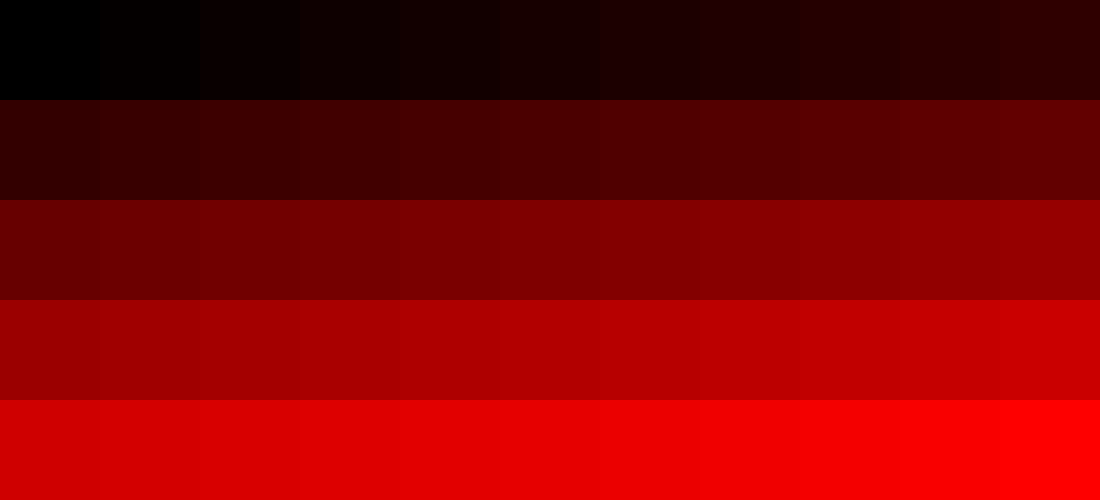
#> input picture OpenCV/red_palette.tif, 1100 x 500 px
$ python transform_red.py --image red_palette.tif
#> lines starting #> are read from the running program, lines starting #| are printed output that depends on the picture
import argparse
import cv2
import math
import numpy as np
import matplotlib.pyplot as plt
incoming =[13, 12, 12, 12, 14, 15, 15, 15, 15, 16, 18, 17, 15, 16, 16, 18, 19, 21, 22, 24, 27, 29, 28, 28, 30, 32, 34, 35, 38, 39, 42, 45, 48, 47, 47, 50, 52, 54, 56, 58, 60, 63, 66, 68, 65, 66, 68, 70, 72, 74, 75, 76, 78, 78, 79]
reference = [0, 4, 9, 14, 18, 23, 28, 32, 37, 42, 47, 51, 56, 61, 65, 70, 75, 80, 84, 89, 94, 98, 103, 108, 113, 117, 122, 127, 131, 136, 141, 146, 150, 155, 160, 164, 169, 174, 178, 183, 188, 193, 197, 202, 207, 211, 216, 221, 226, 230, 235, 240, 244, 249, 254]
print("\nincoming = ",incoming,"\n")
print("\nreference = ",reference,"\n")
x, y = zip(*sorted(zip(incoming, reference)))
xpoints = np.array(x)
ypoints = np.array(y)
plt.plot(xpoints, ypoints)
plt.show()
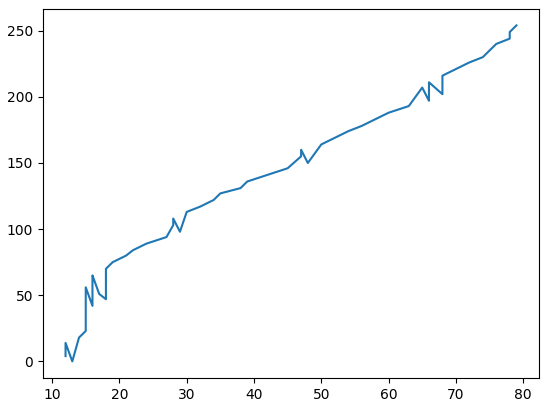
#> figure drawn by matplotlib, 1 panel
def average(indices):
    sum = 0
    avg = 0
    for i in indices:
        sum+=reference[i]
    avg = sum/len(indices)
    return avg
in_array = []
out_array = []
for value in range (256):
    in_array.append(value)
    if value in incoming:
        indices = [i for i, x in enumerate(incoming) if x == value]
        print("corresponding occurances of ",value," are, ",list(reference[i] for i in indices))
        print("average look up value of ", value ,"is, ", average(indices),"\n")
        out_array.append(average(indices))
    else:
        out_array.append(-1)

print("\nincoming = ",in_array)
print("\nreference = ",out_array)
################################################################################################################################################
incoming = in_array
reference = out_array
start_index = 0
end_index = 0
current_index  = 0

def approximate(start_index , end_index):
    if end_index < 256 and start_index!=-300:
        n1 = reference[start_index]
        n2 = reference[end_index]
        d1 = incoming[start_index]
        d2 = incoming[end_index]
        step_size = (n2 - n1) / (d2 - d1)
        for i in range (start_index+1 , end_index):
            reference[i]=(reference[i-1] + step_size)
    elif end_index >= 256 and start_index!=-300:
        for i in range (start_index+1 , 256):
            reference[i]=255
    elif end_index <256 and start_index==-300:
        for i in range(0,end_index):
            reference[i]=reference[end_index]

i = 0
while( i < 255):
    if reference[i] == -1:
        start_index = i - 1
        end_index = i
        while(reference[end_index] == -1):
            end_index+=1
            if end_index > 255:
                end_index = 300
                break
        i = end_index;
        if start_index < 0:
            start_index = -300
        #print("\n",start_index)
        #print("\n",end_index,"\n")
        approximate(start_index,end_index)
    i+=1
for i in range(256):
    reference[i] = round(reference[i])
print("\nreference = ",reference,"\n")

################################################################################################################################################

ap=argparse.ArgumentParser()
ap.add_argument("-i","--image",required=True,help="path to the image")
args=vars(ap.parse_args())
image=cv2.imread(args["image"])
#> image is the input picture: shape (500, 1100, 3); mean B, G, R 0, 0, 126.7
dim = (1100, 500) #width and height respectively
# resize image
image = cv2.resize(image, dim, interpolation = cv2.INTER_AREA)
height=image.shape[0]
#> height = 500
width =image.shape[1] # width of image
#> width = 1100
for i in range (height):
    for j in range (width):
        image[i,j,2] = reference[image[i,j,2]]
        image[i,j,1] -= 5
        image[i,j,0] -= 7
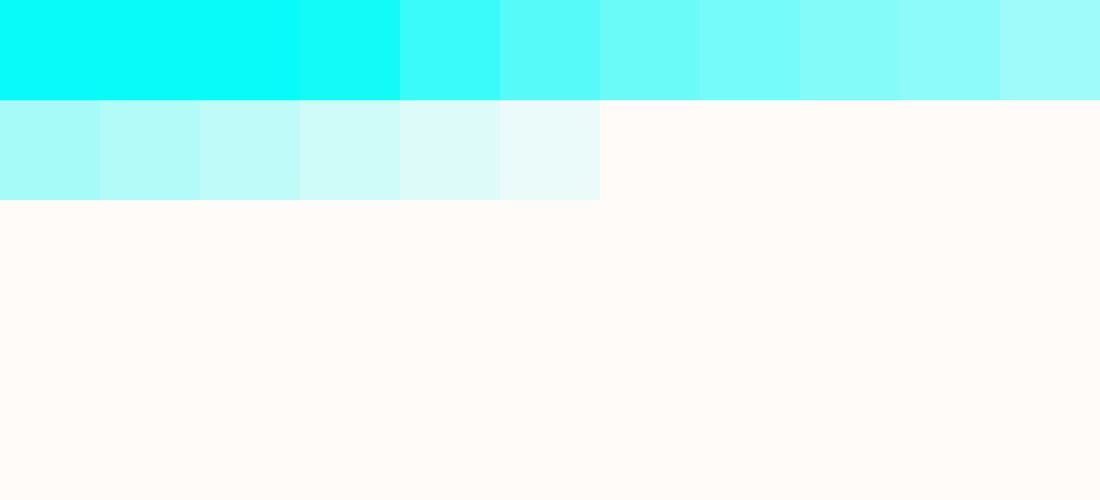
#> image: shape (500, 1100, 3); mean B, G, R 249, 251, 213.2
cv2.imshow("transformed",image)
reference_image = cv2.imread("/home/srikar/OpenCV/red_palette.tif")
incoming_image = cv2.imread("/home/srikar/OpenCV/red_palette_jig.tif")
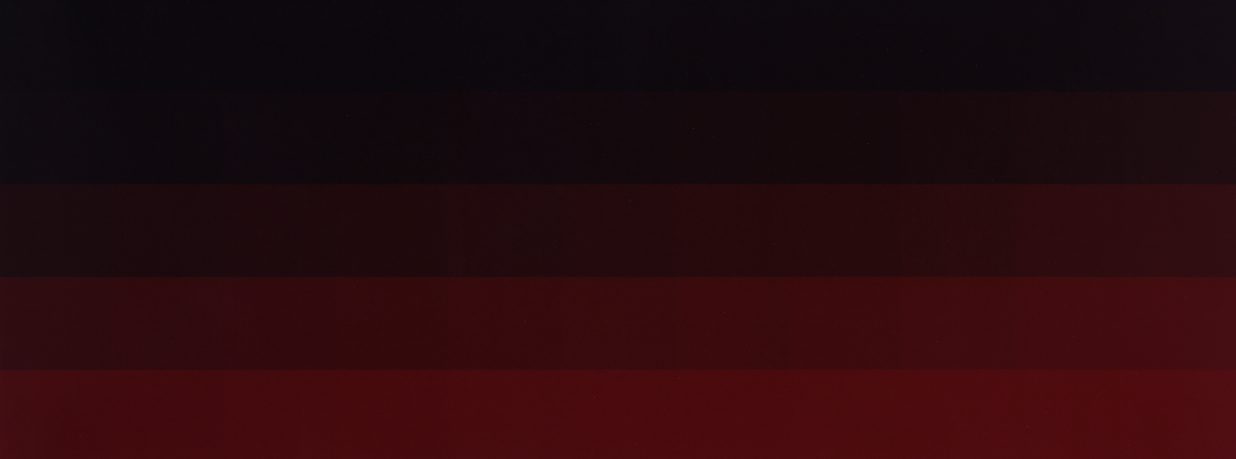
#> input picture OpenCV/red_palette_jig.tif, 2471 x 917 px, found by its file name (shown at 1/2 size)
#> incoming_image is the input picture: shape (917, 2471, 3); mean B, G, R 13.7, 10, 39.7
incoming_image = cv2.resize(incoming_image, dim, interpolation = cv2.INTER_AREA)
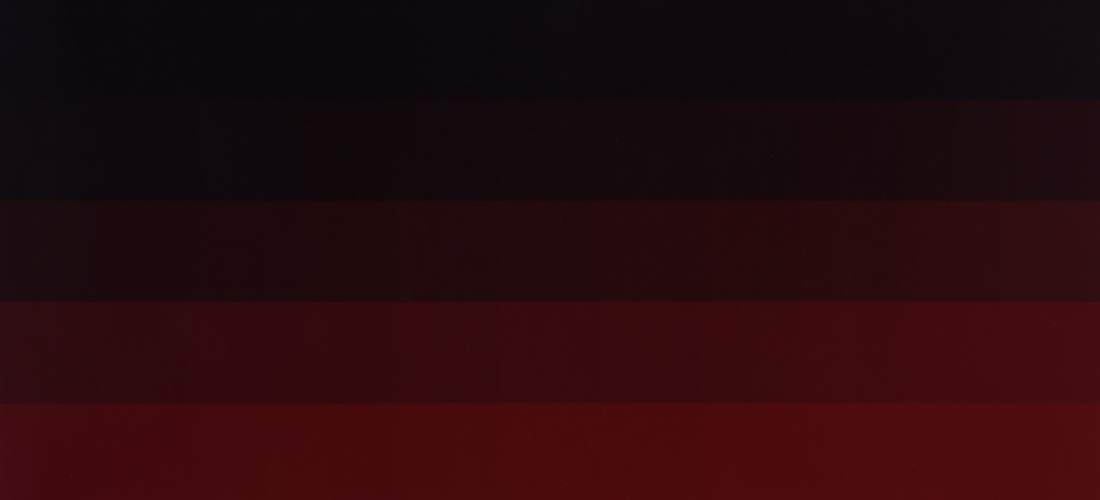
#> incoming_image: shape (500, 1100, 3); mean B, G, R 13.7, 10, 39.7
cv2.imshow("reference",reference_image)
cv2.imshow("incoming",incoming_image)
diff = cv2.subtract(image,reference_image)
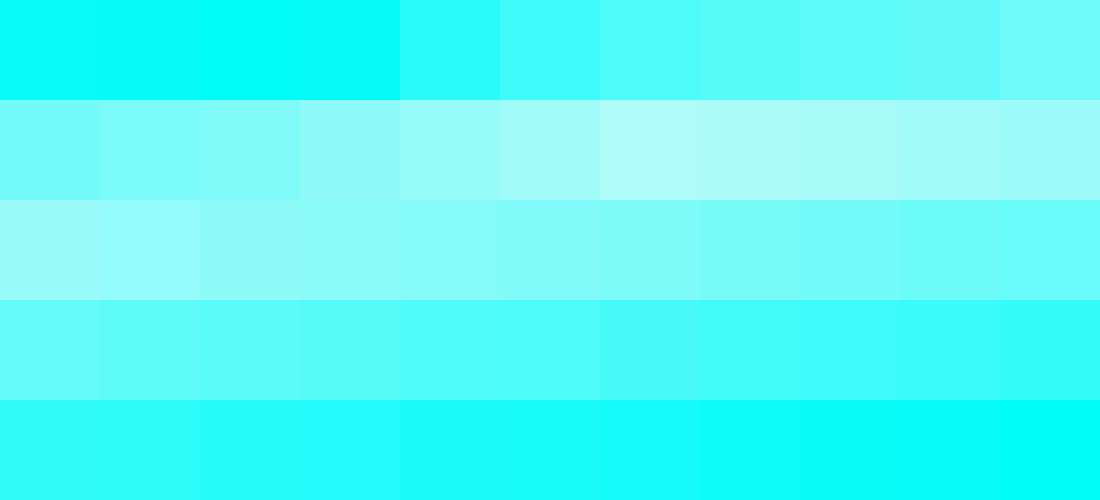
#> diff: shape (500, 1100, 3); mean B, G, R 249, 251, 86.6
cv2.imshow("difference_linear_interpolation",diff)
"""for i in range(height):
    for j in range (width):
        #diff[i,j,2] =  math.exp(int(image[i,j,2] / 8))
        diff[i,j,1] = math.exp(int(image[i,j,1] / 4))
        diff[i,j,0] = math.exp(int(image[i,j,0] / 4))
"""
xpoints = np.array(incoming)
ypoints = np.array(reference)
plt.plot(xpoints, ypoints)
plt.show(block=False)
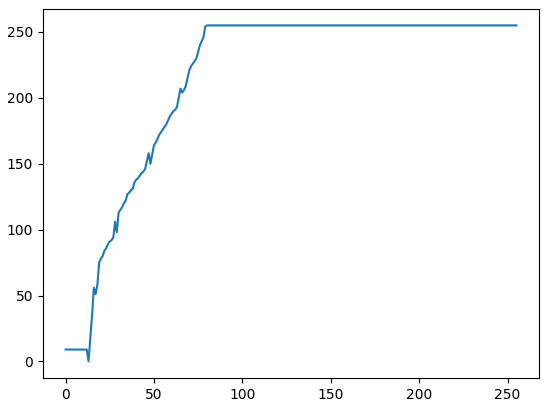
#> figure drawn by matplotlib, 1 panel; curve peaks at x = 80, y = 255
cv2.waitKey()
